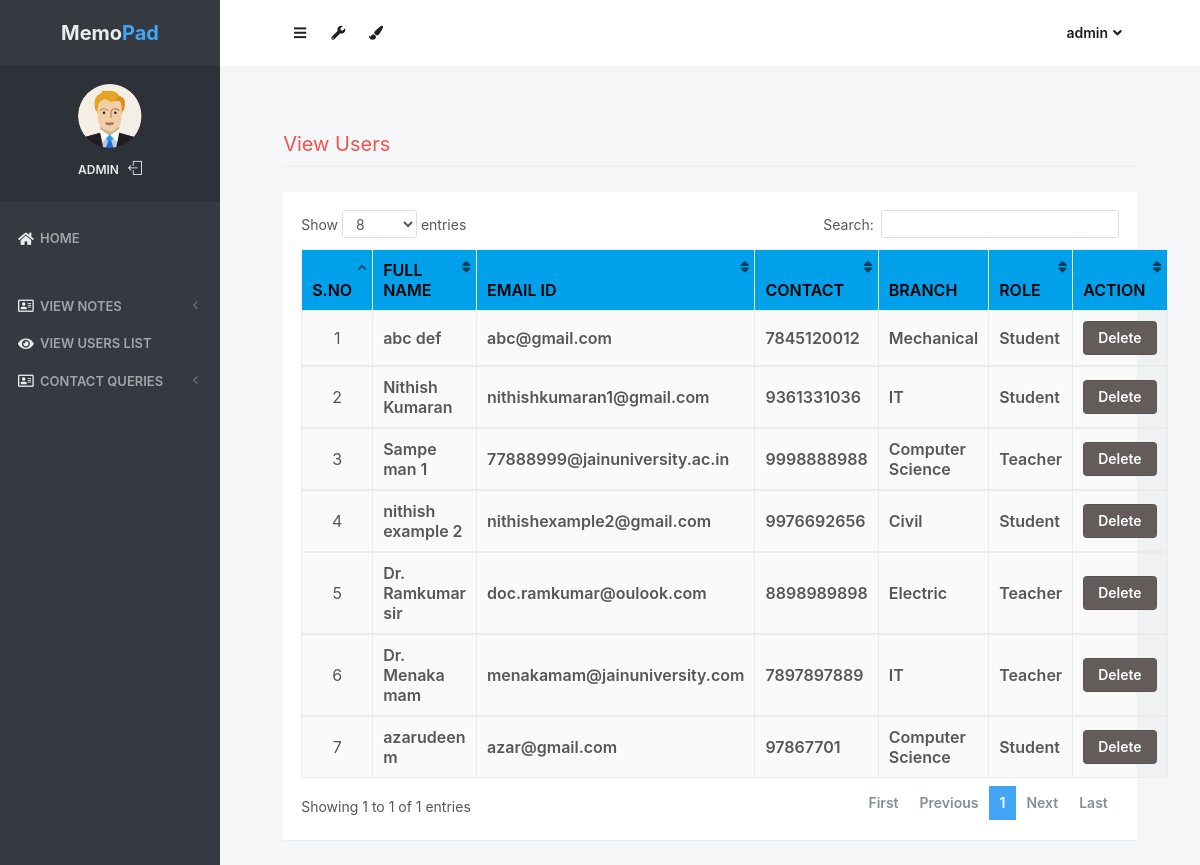
The app's page /view_users (signed in), older data.
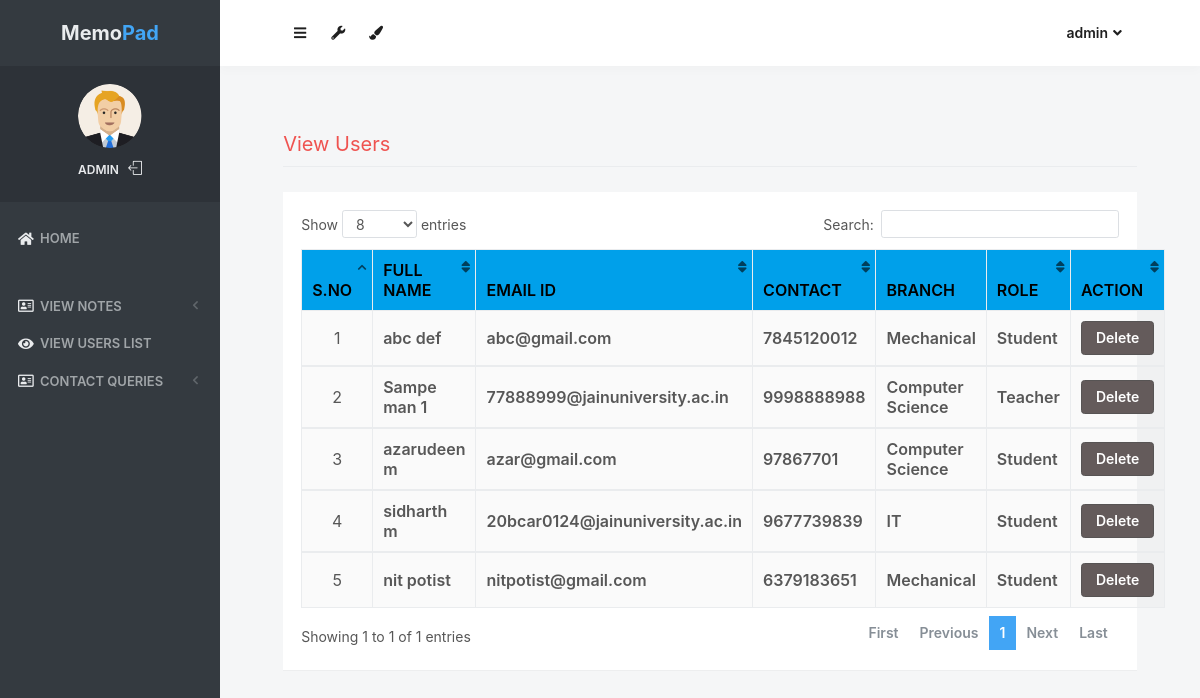
The same page, newer data.
### notes/models.py (models this page shows, shortened)
class Signup(models.Model):
    user = models.ForeignKey(User,on_delete=models.CASCADE)
    contact = models.CharField(max_length=10)
    branch = models.CharField(max_length=30)
    role = models.CharField(max_length=15)

### notes/views.py (the view)
# urls.py: path('view_users', view_users, name='view_users'),
def view_users(request):
    if not request.user.is_authenticated:
        return redirect('login_admin')
    users = Signup.objects.all()
    d = {'users':users}
    return render(request,'view_users.html',d)

### notes/templates/view_users.html (shortened to what this page needs)
{% load static %}
<html lang="en" class="no-focus">
    <head>
        <link rel="stylesheet" href="{% static 'js/plugins/datatables/dataTables.bootstrap4.min.css' %}">
        <link rel="stylesheet" id="css-main" href="{% static 'css1/codebase.min.css' %}">
    </head>
    <body>
        <div id="page-container" class="sidebar-o sidebar-inverse side-scroll page-header-fixed main-content-narrow">
         {% include "sidebar.html" %}
            {% include "admin_nav.html" %}
            <main id="main-container">
                <div class="content">
                    <h2 class="content-heading text-danger">View Users</h2>
                    <div class="block">
                        <div class="block-content block-content-full">
                            <table class="table table-bordered table-striped table-vcenter js-dataTable-full-pagination" style="width:100%">
                                <thead class="text-black" style="background-color : #00a0ea;">
                                    <tr>
                                        <th class="text-center">S.No</th>
                                        <th class="d-none d-sm-table-cell">Full Name</th>
                                        <th class="d-none d-sm-table-cell">Email ID</th>
                                        <th class="d-none d-sm-table-cell">Contact</th>
                                        <th class="d-none d-sm-table-cell">Branch</th>
                                        <th class="d-none d-sm-table-cell">Role</th>
                                        <th class="d-none d-sm-table-cell" style="width: 15%;">Action</th>
                                    </tr>
                                </thead>
                                {% for i in users %}
                                <tbody>
                                    <tr>
                                        <td class="text-center">{{forloop.counter}}</td>
                                        <td class="font-w600">{{i.user.first_name}} {{i.user.last_name}}</td>
					                    <td class="font-w600">{{i.user.username}}</td>
					                    <td class="font-w600">{{i.contact}}</td>
					                    <td class="font-w600">{{i.branch}}</td>
					                    <td class="font-w600">{{i.role}}</td>
					                    <td class="font-w600"><a href="{% url 'delete_users' i.user.id %}" class="btn btn-danger" onclick="return confirm('Are your sure to Delete ?')">Delete</a></td>
					                </tr>
                                        {% endfor %}
                                </tbody>
                            </table>
                        </div>
                    </div>
                </div>
            </main>
        </div>
 <link rel="stylesheet" href="https://use.fontawesome.com/releases/v5.6.3/css/all.css">
    </body>
</html>

### notes/templates/sidebar.html (shortened to what this page needs)
{% load static %}
   <nav id="sidebar">
                <div id="sidebar-scroll">
                    <div class="sidebar-content">
                        <div class="content-header content-header-fullrow px-15">
                            <div class="content-header-section text-center align-parent sidebar-mini-hidden">
                                <div class="content-header-item">
                                    <a class="link-effect font-w700" href="{% url 'admin_home' %}">
                                           <span class="font-size-xl text-dual-primary-dark">Memo</span><span class="font-size-xl text-primary">Pad</span>
                                    </a>
                                </div>
                            </div>
                        </div>
                        <div class="content-side content-side-full content-side-user px-10 align-parent">
                            <div class="sidebar-mini-hidden-b text-center">
                                <a class="img-link" href="be_pages_generic_profile.html">
                                    <img class="img-avatar" src="{% static 'img/avatars/user1.png' %}" alt="">
                                </a>
                                <ul class="list-inline mt-10">
                                    <li class="list-inline-item">
                                        <a class="link-effect text-dual-primary-dark font-size-xs font-w600 text-uppercase" href="{% url 'admin_home' %}">{{ request.user.username }}</a>
                                    </li>
                                    <li class="list-inline-item">
                                        <a class="link-effect text-dual-primary-dark" href="{% url 'logout' %}">
                                            <i class="si si-logout"></i>
                                        </a>
                                    </li>
                                </ul>
                            </div>
                        </div>
                        <div class="content-side content-side-full">
                            <ul class="nav-main">
                                <li class="open">
                                    <a href="{% url 'admin_home' %}"><i class="fas fa-home"></i><span class="sidebar-mini-hide">Home</span></a>
                                </li>
                                <li class="nav-main-heading"><span class="sidebar-mini-visible">UI</span></li>
                                <li>
                                    <a class="nav-submenu" data-toggle="nav-submenu"><i class="far fa-address-card"></i>View Notes</a>
                                </li>
                                <li>
                                    <a  href="{% url 'view_users' %}"><i class="fas fa-eye"></i><span class="sidebar-mini-hide">View Users list</span></a>
                                </li>
                                <li>
                                    <a class="nav-submenu" data-toggle="nav-submenu"><i class="far fa-address-card"></i>Contact Queries</a>
                                </li>
                           </ul>
                        </div>
                    </div>
                </div>
            </nav>

### notes/templates/admin_nav.html (shortened to what this page needs)
{% load static %}
            <header id="page-header">
                <div class="content-header">
                    <div class="content-header-section">
                        <button type="button" class="btn btn-circle btn-dual-secondary" data-toggle="layout" data-action="sidebar_toggle">
                            <i class="fa fa-navicon"></i>
                        </button>
                        <div class="btn-group" role="group">
                            <button type="button" class="btn btn-circle btn-dual-secondary" id="page-header-options-dropdown" data-toggle="dropdown" aria-haspopup="true" aria-expanded="false">
                                <i class="fa fa-wrench"></i>
                            </button>
                        </div>
                        <div class="btn-group" role="group">
                            <button type="button" class="btn btn-circle btn-dual-secondary" id="page-header-themes-dropdown" data-toggle="dropdown" aria-haspopup="true" aria-expanded="false">
                                <i class="fa fa-paint-brush"></i>
                            </button>
                        </div>
                    </div>
                    <div class="content-header-section">
                        <div class="btn-group" role="group">
                            <button type="button" class="btn btn-rounded btn-dual-secondary" id="page-header-user-dropdown" data-toggle="dropdown" aria-haspopup="true" aria-expanded="false">
                                {{ request.user.username}}<i class="fa fa-angle-down ml-5"></i>
                            </button>
                        </div>
                    </div>
                </div>
            </header>

Row changes from the older to the newer data that the page shows:
removed Signup: user.first_name "Nithish", user.last_name "Kumaran", user.username "nithishkumaran1@gmail.com", contact "9361331036", branch "IT", role "Student"
removed Signup: user.first_name "nithish", user.last_name "example 2", user.username "nithishexample2@gmail.com", contact "9976692656", branch "Civil", role "Student"
removed Signup: user.first_name "Dr. Ramkumar", user.last_name "sir", user.username "doc.ramkumar@oulook.com", contact "8898989898", branch "Electric", role "Teacher"
removed Signup: user.first_name "Dr. Menaka", user.last_name "mam", user.username "menakamam@jainuniversity.com", contact "7897897889", branch "IT", role "Teacher"
added Signup: user.first_name "sidharth", user.last_name "m", user.username "20bcar0124@jainuniversity.ac.in", contact "9677739839", branch "IT", role "Student"
added Signup: user.first_name "nit", user.last_name "potist", user.username "nitpotist@gmail.com", contact "6379183651", branch "Mechanical", role "Student"
